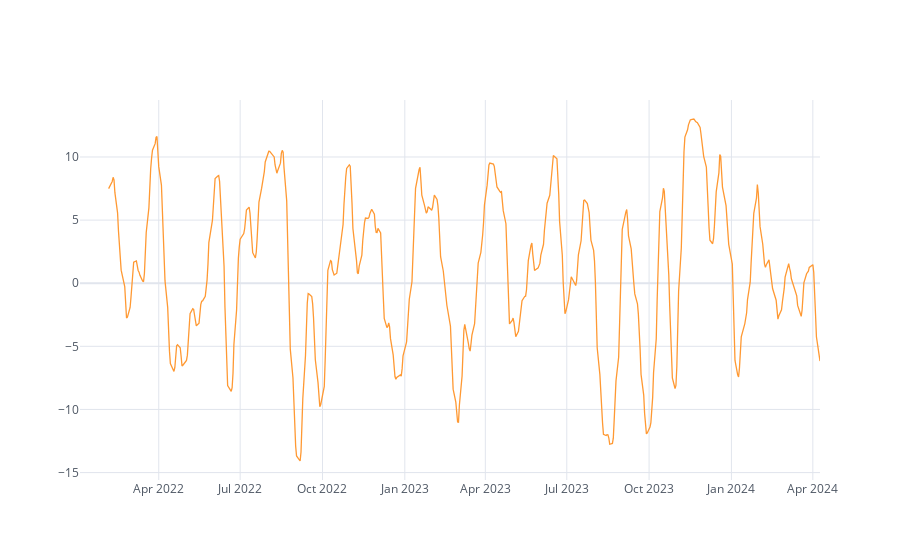

Notebook code cell kept with this figure:
### Code cell
M.indicator.iplot()

### Figure 1 — Plotly figure (JSON) as saved in the notebook; plotly's stock layout.template omitted (floating-point values rounded to 4 significant figures; data arrays with more than 128 entries replaced by an {"elided": "..."} marker saying what was removed)
{"data": [{"line": {"color": "rgba(255, 153, 51, 1.0)", "dash": "solid", "shape": "linear", "width": 1.3}, "mode": "lines", "name": "None", "text": "", "x": {"elided": "569 str values"}, "y": {"elided": "569 mixed values"}, "type": "scatter"}], "layout": {"legend": {"bgcolor": "#FFFFFF", "font": {"color": "#4D5663"}}, "paper_bgcolor": "#FFFFFF", "plot_bgcolor": "#FFFFFF", "title": {"font": {"color": "#4D5663"}}, "xaxis": {"gridcolor": "#E1E5ED", "showgrid": true, "tickfont": {"color": "#4D5663"}, "title": {"font": {"color": "#4D5663"}, "text": ""}, "zerolinecolor": "#E1E5ED"}, "yaxis": {"gridcolor": "#E1E5ED", "showgrid": true, "tickfont": {"color": "#4D5663"}, "title": {"font": {"color": "#4D5663"}, "text": ""}, "zerolinecolor": "#E1E5ED"}}}
